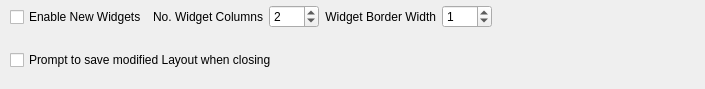
         <widget class="QWidget" name="tabOther">
          <attribute name="title">
           <string>Layout</string>
          </attribute>
          <widget class="QCheckBox" name="checkBoxPromptSaveLayoutOnClose">
           <property name="geometry">
            <rect><x>10</x><y>40</y><width>686</width><height>40</height></rect>
           </property>
           <property name="text"><string>Prompt to save modified Layout when closing</string></property>
           <property name="toolTip"><string>Ask before closing a Layout with unsaved widget additions or removals, or a new nonempty Layout. Live values and individual Enable changes alone do not prompt.</string></property>
          </widget>
          <widget class="QWidget" name="layoutWidget">
           <property name="geometry">
            <rect>
             <x>10</x>
             <y>5</y>
             <width>686</width>
             <height>24</height>
            </rect>
           </property>
           <layout class="QHBoxLayout" name="horizontalLayout_10">
            <item>
             <widget class="QCheckBox" name="checkBoxEnableNewWidgets">
              <property name="toolTip">
               <string>&lt;html&gt;&lt;head/&gt;&lt;body&gt;&lt;p&gt;Enable new widgets to send / receive by default when added to sub-form.&lt;/p&gt;&lt;/body&gt;&lt;/html&gt;</string>
              </property>
              <property name="text">
               <string>Enable New Widgets</string>
              </property>
             </widget>
            </item>
            <item>
             <widget class="QLabel" name="labelWidgetColumns">
              <property name="text">
               <string>No. Widget Columns</string>
              </property>
              <property name="alignment">
               <set>Qt::AlignmentFlag::AlignRight|Qt::AlignmentFlag::AlignTrailing|Qt::AlignmentFlag::AlignVCenter</set>
              </property>
             </widget>
            </item>
            <item>
             <widget class="QSpinBox" name="spinBoxWidgetColumns">
              <property name="minimumSize">
               <size>
                <width>50</width>
                <height>0</height>
               </size>
              </property>
              <property name="toolTip">
               <string>&lt;html&gt;&lt;head/&gt;&lt;body&gt;&lt;p&gt;Number of columns on the sub-forms for widget placement&lt;/p&gt;&lt;/body&gt;&lt;/html&gt;</string>
              </property>
              <property name="minimum">
               <number>1</number>
              </property>
              <property name="maximum">
               <number>4</number>
              </property>
              <property name="value">
               <number>2</number>
              </property>
             </widget>
            </item>
            <item>
             <widget class="QLabel" name="labelWidgetBorderWidth">
              <property name="text">
               <string>Widget Border Width</string>
              </property>
              <property name="alignment">
               <set>Qt::AlignmentFlag::AlignRight|Qt::AlignmentFlag::AlignTrailing|Qt::AlignmentFlag::AlignVCenter</set>
              </property>
             </widget>
            </item>
            <item>
             <widget class="QSpinBox" name="spinBoxWidgetBorderWidth">
              <property name="minimumSize">
               <size>
                <width>50</width>
                <height>0</height>
               </size>
              </property>
              <property name="maximum">
               <number>3</number>
              </property>
              <property name="value">
               <number>1</number>
              </property>
             </widget>
            </item>
            <item>
             <spacer name="horizontalSpacer_8">
              <property name="orientation">
               <enum>Qt::Orientation::Horizontal</enum>
              </property>
              <property name="sizeHint" stdset="0">
               <size>
                <width>40</width>
                <height>20</height>
               </size>
              </property>
             </spacer>
            </item>
           </layout>
          </widget>
         </widget>
